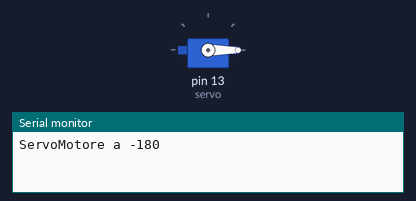
Recording of a sketch running on a simulated Arduino Uno, built with avr-gcc and run on an emulated ATmega328P. On the bench: servo, the last lines printed to the serial monitor.

Above: at 0.05 s.
At 3.0 s:
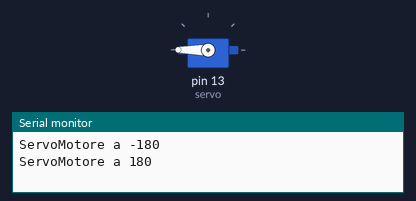
Timing chart, 0 to 6.9 s (numbered marks = the images above):
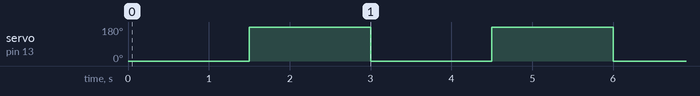

The sketch:

ServoMotore.ino
```cpp
// Includo la libreria Servo.h

#include <Servo.h>

// Creazione oggetto Servo

Servo servo;

// setup

void setup() {

  // Dichiarazione pin servo

  servo.attach(13);
  Serial.begin(9600);

}

// loop

void loop() {

  // ServoMotore a -180 gradi

  servo.write(-180);
  Serial.println("ServoMotore a -180");

  delay(1500);

  // ServoMotore a 180 gradi

  servo.write(180);
  Serial.println("ServoMotore a 180");

  delay(1500);

}
```

Measured:
- by itself, servo on pin 13 (servo): alternates 180° for 1.5 s and 0° for 1.5 s
